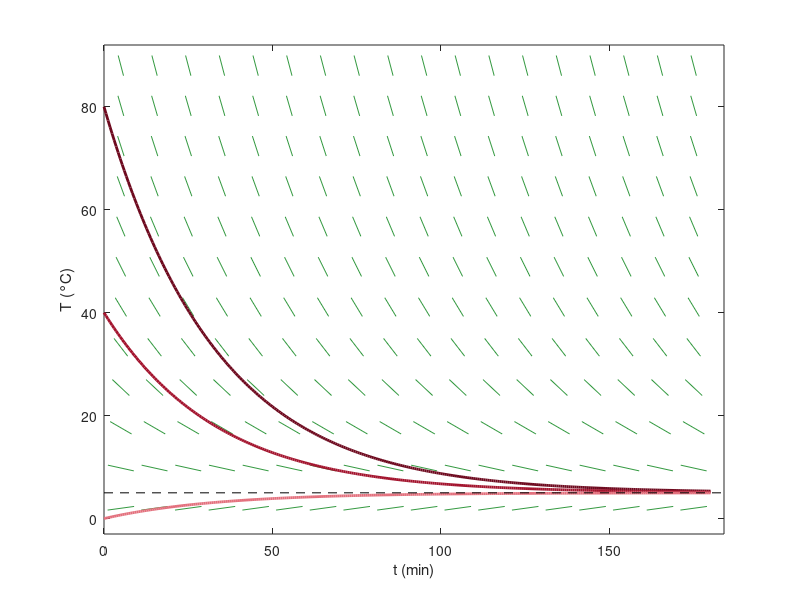

The MATLAB source for this figure:
% Abb. 3.5: Richtungsfeld der Abkühlung mit einigen Lösungen (Buch, Abschnitt 3.1, Gl. 3.3)
% In jedem Punkt (t, T) zeigt ein kurzer Strich die Steigung dT/dt = 0.03 (5 - T); die Lösungen folgen diesen Steigungen
% (c) 2026 Philipp Kügler · Programm zum Buch „Dynamische Systeme in den Lebenswissenschaften“ · MIT-Lizenz (siehe LICENSE)
k = 0.03; Tu = 5;
[t, T] = meshgrid(linspace(5, 175, 18), linspace(2, 88, 12));
S = k * (Tu - T);                                        % Steigung dT/dt in jedem Punkt
dt = 4 ./ sqrt(1 + (S * 180 / 90).^2);                   % Striche gleicher Länge im Bild
plot([t(:) - dt(:) t(:) + dt(:)]', [T(:) - S(:) .* dt(:) T(:) + S(:) .* dt(:)]', 'Color', [0.2 0.6 0.25]); hold on
tt = linspace(0, 180, 300);
rot = [0.43 0.04 0.12; 0.64 0.08 0.18; 0.89 0.44 0.49]; T0s = [80 40 0];
for i = 1:3
    plot(tt, Tu + (T0s(i) - Tu) * exp(-k * tt), 'Color', rot(i, :), 'LineWidth', 2);
    fprintf('T(0) = %2d: T(60) = %.2f\n', T0s(i), Tu + (T0s(i) - Tu) * exp(-60 * k));
end
plot([0 184], [Tu Tu], 'k--'); hold off
xlabel('t (min)'); ylabel('T (°C)'); xlim([0 184]); ylim([-3 92]);
